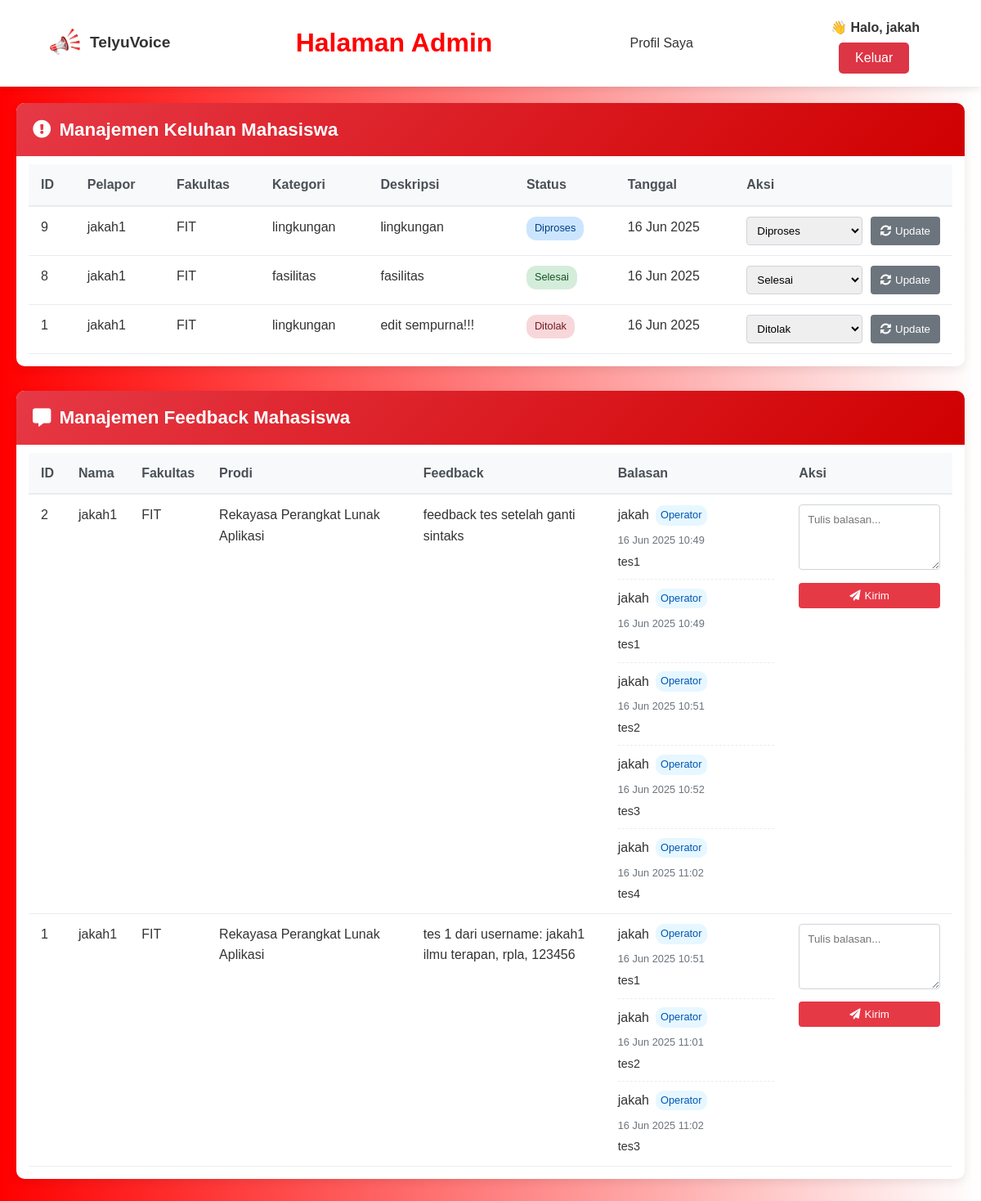
The page /dasboard.php (signed in) on the database its author committed.
### tables this page shows
CREATE TABLE `keluhan` (
  `id` int(11) NOT NULL,
  `user_id` int(11) NOT NULL,
  `username` varchar(50) DEFAULT NULL,
  `fakultas` varchar(100) DEFAULT NULL,
  `kategori` varchar(50) DEFAULT NULL,
  `deskripsi` text DEFAULT NULL,
  `status` varchar(50) NOT NULL DEFAULT 'Pending',
  `created_at` timestamp NOT NULL DEFAULT current_timestamp()
);

CREATE TABLE `feeback` (
  `id` int(11) NOT NULL,
  `nama` varchar(100) NOT NULL,
  `fakultas` varchar(100) NOT NULL,
  `prodi` varchar(100) NOT NULL,
  `feedback` text DEFAULT NULL,
  `reply` text DEFAULT NULL
);

CREATE TABLE `feedback_replies` (
  `id` int(11) NOT NULL,
  `feedback_id` int(11) NOT NULL,
  `user_id` int(11) NOT NULL,
  `username_replier` varchar(50) NOT NULL,
  `role_replier` varchar(50) NOT NULL,
  `reply_text` text DEFAULT NULL,
  `created_at` timestamp NOT NULL DEFAULT current_timestamp()
);

### dasboard.php (the view, shortened to what this page needs)
<?php
$user_id = $_SESSION['user_id'] ?? null;
$user_role = $_SESSION['role'] ?? null;
$username = htmlspecialchars($_SESSION['username'] ?? 'Pengguna');
require_once "php/koneksi.php";
?>
<!DOCTYPE html>
<html lang="id">
<head>
    <link rel="stylesheet" href="css/dasboard.css">
    <link rel="stylesheet" href="https://cdnjs.cloudflare.com/ajax/libs/font-awesome/5.15.4/css/all.min.css">
</head>
<body>
    <div class="navbar" id="myNavbar">
        <div class="navbar-left">
            <img src="asset/gambarToa.png" alt="Logo">
            <p class="telyuvoice"><b>TelyuVoice</b></p>
        </div>
        <?php if ($user_role === 'operator'): ?>
            <h1 style="color: red;">Halaman Admin</h1>
        <?php endif; ?>
        <a href="php/profile.php">Profil Saya</a>
        <div class="navbar-right">
            <?php if ($user_id): ?>
                <div class="greeting">👋 Halo, <?php echo $username; ?></div>
                <form action="php/logout.php" method="POST" class="logout-form">
                    <button type="submit" class="logout-btn">Keluar</button>
                </form>
            <?php endif; ?>
        </div>
    </div>
    <?php
    if ($user_role === 'mahasiswa'):
        ?>
        <div class="halaman-1" id="home">
            <h1><span class="red">Telyu</span><span class="grey">Voice</span></h1>
            <p>Ajukan keluhanmu terhadap kampus demi kenyamanan dan kemajuan kampus</p>
            <button class="tombol-layanan" onclick="scrollToSection('layanan')">
                Layanan Kami <i class="fas fa-arrow-down"></i>
            </button>
        </div>
        <div class="about-telyuvoice" id="about">
            <img src="asset/gambarToa.png" alt="Icon TelyuVoice" class="gambar-telyuvoice">
            <div class="teks-telyuvoice">
                <h1><span class="black">Tentang</span> <span class="Telyu">Telyu</span><span class="Voice">Voice</span></h1>
                <p>
                    TelyuVoice diciptakan untuk mendukung mahasiswa Telkom University dalam mengajukan segala keluhan yang
                    mereka hadapi di dalam kampus, baik itu fasilitas, administrasi, lingkungan, pelecehan seksual, dll.
                    Dengan ini, segala keluhan yang para mahasiswa sampaikan di sini dapat kami tangani demi memberikan
                    kenyamanan serta kemajuan kampus lebih lanjut.
                </p>
            </div>
        </div>
        <div class="container" id="kategori">
            <div class="header">Kategori</div>
            <div class="content">
                <div class="box">
                    <img src="asset/fasilitas.jpg" alt="Kategori 1">
                    <div class="Kotak">
                        <div class="text-bar">
                            <button class="fasilitas1">Fasilitas</button>
                            <script>
                                document.querySelector('.fasilitas1').addEventListener('click', function () {
                                    window.location.href = 'fasilitas.html'; // Ganti dengan URL halaman fasilitas Anda
                                });
                            </script>
                        </div>
                    </div>
                </div>
                <div class="box">
                    <img src="asset/administrasi1.png" alt="Kategori 2">
                    <div class="text-bar">
                        <button class="administrasi1">Administrasi</button>
                        <script>
                            document.querySelector('.administrasi1').addEventListener('click', function () {
                                window.location.href = 'Administrasi.html';
                            });
                        </script>
                    </div>
                </div>
                <div class="box">
                    <img src="asset/lingkungan.jpg" alt="Kategori 3">
                    <div class="text-bar">
                        <button class="lingkungan1">Lingkungan</button>
                        <script> document.querySelector('.lingkungan1').addEventListener('click', function () { window.location.href = 'lingkungan.html'; });</script>
                    </div>
                </div>
                <div class="box">
                    <img src="asset/pelecehan.jpg" alt="Kategori 4">
                    <div class="text-bar">
                        <button class="pelecehan1">Pelecehan</button>
                        <script>
                            document.querySelector('.pelecehan1').addEventListener('click', function () {
                                window.location.href = 'pelecehan.html'; // Ganti dengan URL halaman pelecehan Anda
                            });
                        </script>
                    </div>
                </div>
            </div>
        </div>
        <div class="Layanan" id="layanan">
            <div class="header">Layanan</div>
            <div class="content">
                <div class="box">
                    <img src="asset/keluhan.jpg" alt="Layanan 1">
                    <div class="text-bar">
                        <button class="keluhan1">input keluhan</button>
                        <script>
                            document.querySelector('.keluhan1').addEventListener('click', function () {
                                window.location.href = 'keluhan.html';
                            });
                        </script>
                    </div>
                </div>
                <div class="box">
                    <img src="asset/feed-a.webp" alt="Layanan 2">
                    <div class="text-bar">
                        <button class="feed1">Masukan</button>
                        <script>
                            document.querySelector('.feed1').addEventListener('click', function () {
                                window.location.href = 'feedback.html'; // Ganti dengan URL halaman feedback Anda
                            });
                        </script>
                    </div>
                </div>
            </div>
        </div>
       <?php elseif ($user_role === 'operator'):  ?>
    <div class="operator-dashboard">
        <div class="dashboard-section complaint-section">
            <div class="section-header">
                <h2><i class="fas fa-exclamation-circle"></i> Manajemen Keluhan Mahasiswa</h2>
            </div>
            <div class="table-responsive">
                <table class="styled-table">
                    <thead>
                        <tr>
                            <th>ID</th>
                            <th>Pelapor</th>
                            <th>Fakultas</th>
                            <th>Kategori</th>
                            <th>Deskripsi</th>
                            <th>Status</th>
                            <th>Tanggal</th>
                            <th>Aksi</th>
                        </tr>
                    </thead>
                    <tbody>
                        <?php
                        $sql_all_complaints = "SELECT
                                                id, user_id, username, fakultas,
                                                kategori, deskripsi, status, created_at
                                            FROM
                                                keluhan
                                            ORDER BY
                                                created_at DESC";
                        $result_all_complaints = mysqli_query($conn, $sql_all_complaints);
                        if ($result_all_complaints && mysqli_num_rows($result_all_complaints) > 0) {
                            while ($row = mysqli_fetch_assoc($result_all_complaints)) {
                                $status_class = strtolower($row['status']);
                                ?>
                                <tr>
                                    <td><?php echo htmlspecialchars($row['id']); ?></td>
                                    <td><?php echo htmlspecialchars($row['username']); ?></td>
                                    <td><?php echo htmlspecialchars($row['fakultas']); ?></td>
                                    <td><?php echo htmlspecialchars($row['kategori']); ?></td>
                                    <td class="description-cell"><?php echo nl2br(htmlspecialchars($row['deskripsi'])); ?></td>
                                    <td><span class="status-badge <?php echo $status_class; ?>"><?php echo htmlspecialchars($row['status']); ?></span></td>
                                    <td><?php echo date('d M Y', strtotime($row['created_at'])); ?></td>
                                    <td>
                                        <form action="php/updatestatuskeluhan.php" method="post" class="status-form">
                                            <div class="form-group">
                                                <select name="new_status" class="status-select">
                                                    <option value="Diproses" <?php echo ($row['status'] == 'Diproses') ? 'selected' : ''; ?>>Diproses</option>
                                                    <option value="Selesai" <?php echo ($row['status'] == 'Selesai') ? 'selected' : ''; ?>>Selesai</option>
                                                    <option value="Ditolak" <?php echo ($row['status'] == 'Ditolak') ? 'selected' : ''; ?>>Ditolak</option>
                                                </select>
                                                <button type="submit" class="btn-update"><i class="fas fa-sync-alt"></i> Update</button>
                                            </div>
                                        </form>
                                    </td>
                                </tr>
                                <?php
                            }
                        } else {
                            echo '<tr><td colspan="8" class="no-data">Tidak ada keluhan saat ini.</td></tr>';
                        }
                        ?>
                    </tbody>
                </table>
            </div>
        </div>
        <div class="dashboard-section feedback-section">
            <div class="section-header">
                <h2><i class="fas fa-comment-alt"></i> Manajemen Feedback Mahasiswa</h2>
            </div>
            <div class="table-responsive">
                <table class="styled-table">
                    <thead>
                        <tr>
                            <th>ID</th>
                            <th>Nama</th>
                            <th>Fakultas</th>
                            <th>Prodi</th>
                            <th>Feedback</th>
                            <th>Balasan</th>
                            <th>Aksi</th>
                        </tr>
                    </thead>
                    <tbody>
                        <?php
                        $sql_all_feedback = "SELECT id, nama, fakultas, prodi, feedback, reply
                                          FROM feeback
                                          ORDER BY id DESC";
                        $result_all_feedback = mysqli_query($conn, $sql_all_feedback);
                        if ($result_all_feedback && mysqli_num_rows($result_all_feedback) > 0) {
                            while ($row = mysqli_fetch_assoc($result_all_feedback)) {
                                $feedback_replies_sql = "SELECT username_replier, role_replier, reply_text, created_at
                                                     FROM feedback_replies
                                                     WHERE feedback_id = '" . mysqli_real_escape_string($conn, $row['id']) . "'
                                                     ORDER BY created_at ASC";
                                $feedback_replies_result = mysqli_query($conn, $feedback_replies_sql);
                                ?>
                                <tr>
                                    <td><?php echo htmlspecialchars($row['id']); ?></td>
                                    <td><?php echo htmlspecialchars($row['nama']); ?></td>
                                    <td><?php echo htmlspecialchars($row['fakultas']); ?></td>
                                    <td><?php echo htmlspecialchars($row['prodi']); ?></td>
                                    <td class="description-cell"><?php echo nl2br(htmlspecialchars($row['feedback'])); ?></td>
                                    <td class="replies-cell">
                                        <?php
                                        if ($feedback_replies_result && mysqli_num_rows($feedback_replies_result) > 0) {
                                            while ($reply_row = mysqli_fetch_assoc($feedback_replies_result)) {
                                                $role_class = ($reply_row['role_replier'] === 'operator') ? 'role-operator' : 'role-mahasiswa';
                                                echo "<div class='reply-item'>";
                                                echo "<div class='reply-header'>";
                                                echo "<span class='replier-name'>" . htmlspecialchars($reply_row['username_replier']) . "</span>";
                                                echo "<span class='replier-role $role_class'>" . htmlspecialchars(ucfirst($reply_row['role_replier'])) . "</span>";
                                                echo "<span class='reply-date'>" . date('d M Y H:i', strtotime($reply_row['created_at'])) . "</span>";
                                                echo "</div>";
                                                echo "<div class='reply-text'>" . nl2br(htmlspecialchars($reply_row['reply_text'])) . "</div>";
                                                echo "</div>";
                                            }
                                        } else {
                                            echo "<span class='no-replies'>Belum ada balasan.</span>";
                                        }
                                        ?>
                                    </td>
                                    <td>
                                        <form action="php/prosesfb.php" method="post" class="reply-form">
                                            <textarea name="reply_text" rows="3" placeholder="Tulis balasan..." required></textarea>
                                            <button type="submit" class="btn-reply"><i class="fas fa-paper-plane"></i> Kirim</button>
                                        </form>
                                    </td>
                                </tr>
                                <?php
                            }
                        } else {
                            echo '<tr><td colspan="7" class="no-data">Tidak ada feedback saat ini.</td></tr>';
                        }
                        ?>
                    </tbody>
                </table>
            </div>
        </div>
    </div>
<?php endif; ?>

### rows shown on the page
keluhan: id "9", username "jakah1", fakultas "FIT", kategori "lingkungan", deskripsi "lingkungan", status "Diproses", created_at "16 Jun 2025", new_status "Diproses"
keluhan: id "8", username "jakah1", fakultas "FIT", kategori "fasilitas", deskripsi "fasilitas", status "Selesai", created_at "16 Jun 2025", new_status "Selesai"
keluhan: id "1", username "jakah1", fakultas "FIT", kategori "lingkungan", deskripsi "edit sempurna!!!", status "Ditolak", created_at "16 Jun 2025", new_status "Ditolak"
feeback: id "2", nama "jakah1", fakultas "FIT", prodi "Rekayasa Perangkat Lunak Aplikasi", feedback "feedback tes setelah ganti sintaks"
feedback_replies: username_replier "jakah", role_replier "Operator", created_at "16 Jun 2025 10:49", reply_text "tes1"
feedback_replies: username_replier "jakah", role_replier "Operator", created_at "16 Jun 2025 10:49", reply_text "tes1"
feedback_replies: username_replier "jakah", role_replier "Operator", created_at "16 Jun 2025 10:51", reply_text "tes2"
feedback_replies: username_replier "jakah", role_replier "Operator", created_at "16 Jun 2025 10:52", reply_text "tes3"
feedback_replies: username_replier "jakah", role_replier "Operator", created_at "16 Jun 2025 11:02", reply_text "tes4"
feeback: id "1", nama "jakah1", fakultas "FIT", prodi "Rekayasa Perangkat Lunak Aplikasi", feedback "tes 1 dari username: jakah1 ilmu terapan, rpla, 123456"
feedback_replies: username_replier "jakah", role_replier "Operator", created_at "16 Jun 2025 10:51", reply_text "tes1"
feedback_replies: username_replier "jakah", role_replier "Operator", created_at "16 Jun 2025 11:01", reply_text "tes2"
feedback_replies: username_replier "jakah", role_replier "Operator", created_at "16 Jun 2025 11:02", reply_text "tes3"

### other values the page prints
$username "jakah"
